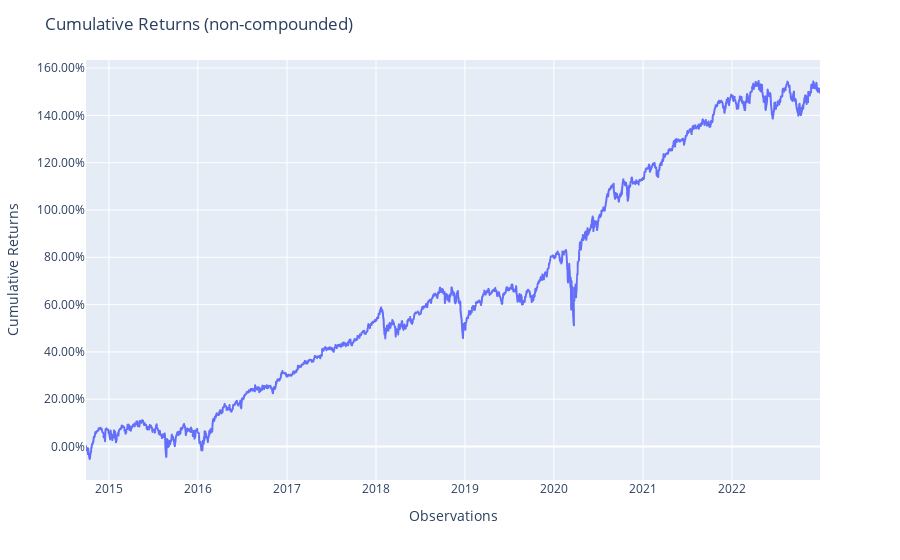

This figure's notebook cell:
### Code cell
pred_max_sharpe.plot_cumulative_returns()

### Figure 1 — Plotly figure (JSON) as saved in the notebook; plotly's stock layout.template omitted (floating-point values rounded to 4 significant figures; data arrays with more than 128 entries replaced by an {"elided": "..."} marker saying what was removed)
{"data": [{"hovertemplate": "variable=cumulative_returns<br>index=%{x}<br>value=%{y}<extra></extra>", "legendgroup": "cumulative_returns", "line": {"color": "#636efa", "dash": "solid"}, "marker": {"symbol": "circle"}, "mode": "lines", "name": "cumulative_returns", "showlegend": true, "type": "scattergl", "x": {"elided": "2078 str values"}, "xaxis": "x", "y": {"elided": "2078 float values"}, "yaxis": "y"}], "layout": {"legend": {"title": {"text": "variable"}, "tracegroupgap": 0}, "margin": {"t": 60}, "showlegend": false, "title": {"text": "Cumulative Returns (non-compounded)"}, "xaxis": {"anchor": "y", "domain": [0, 1], "title": {"text": "Observations"}}, "yaxis": {"anchor": "x", "domain": [0, 1], "tickformat": ".2%", "title": {"text": "Cumulative Returns"}}}}
